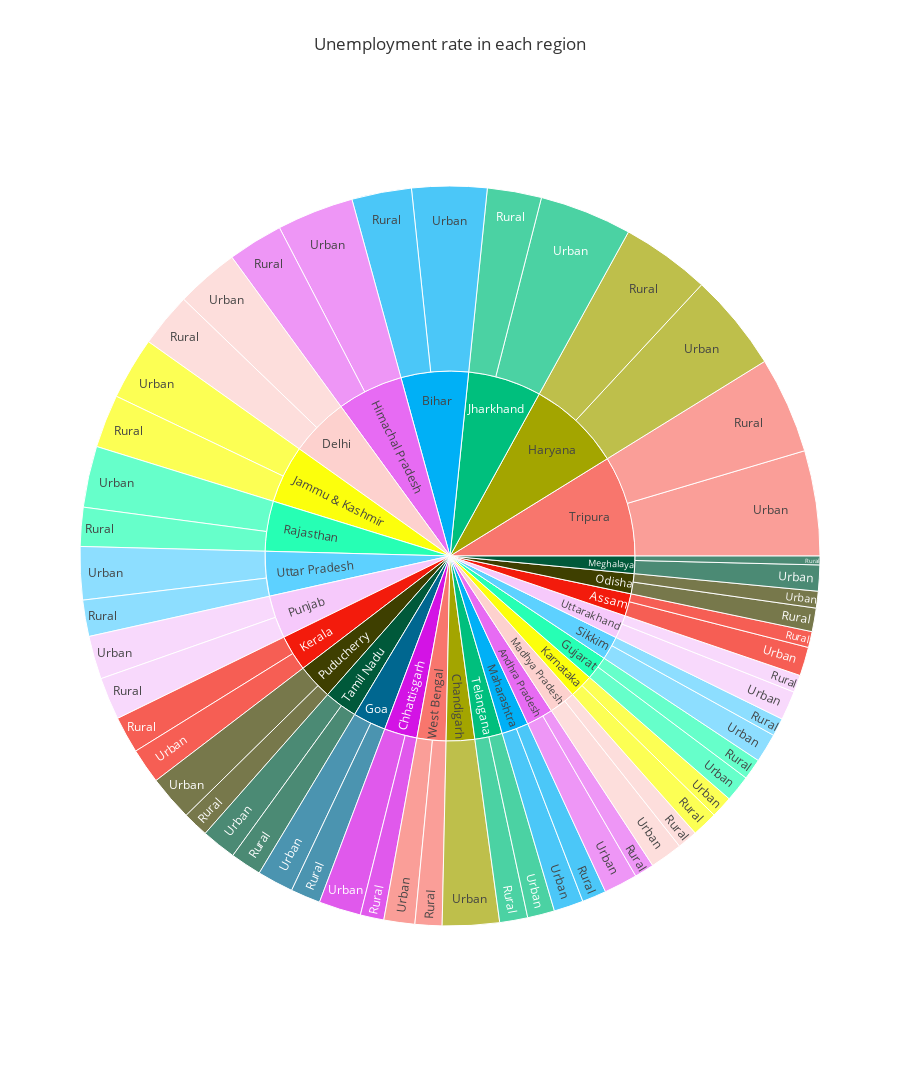

Source (notebook cell):
### Code cell
unemployData = data1[["Area","Region","Estimated Unemployment Rate (%)" , "Estimated Employed" , "Estimated Labour Participation Rate (%)"]]
unemploy = unemployData.groupby(["Region","Area"])["Estimated Unemployment Rate (%)"].mean().reset_index()
fig = px.sunburst(unemploy, path=["Region","Area"], values="Estimated Unemployment Rate (%)",
                  color_continuous_scale='Plasma', title='Unemployment rate in each region',
                  height=1150, template='ggplot2')
fig.show()

### Figure 1 — Plotly figure (JSON) as saved in the notebook; plotly's stock layout.template omitted (floating-point values rounded to 4 significant figures)
{"data": [{"branchvalues": "total", "domain": {"x": [0, 1], "y": [0, 1]}, "hovertemplate": "labels=%{label}<br>Estimated Unemployment Rate (%)=%{value}<br>parent=%{parent}<br>id=%{id}<extra></extra>", "ids": ["Andhra Pradesh/Rural", "Assam/Rural", "Bihar/Rural", "Chhattisgarh/Rural", "Delhi/Rural", "Goa/Rural", "Gujarat/Rural", "Haryana/Rural", "Himachal Pradesh/Rural", "Jammu & Kashmir/Rural", "Jharkhand/Rural", "Karnataka/Rural", "Kerala/Rural", "Madhya Pradesh/Rural", "Maharashtra/Rural", "Meghalaya/Rural", "Odisha/Rural", "Puducherry/Rural", "Punjab/Rural", "Rajasthan/Rural", "Sikkim/Rural", "Tamil Nadu/Rural", "Telangana/Rural", "Tripura/Rural", "Uttar Pradesh/Rural", "Uttarakhand/Rural", "West Bengal/Rural", "Andhra Pradesh/Urban", "Assam/Urban", "Bihar/Urban", "Chandigarh/Urban", "Chhattisgarh/Urban", "Delhi/Urban", "Goa/Urban", "Gujarat/Urban", "Haryana/Urban", "Himachal Pradesh/Urban", "Jammu & Kashmir/Urban", "Jharkhand/Urban", "Karnataka/Urban", "Kerala/Urban", "Madhya Pradesh/Urban", "Maharashtra/Urban", "Meghalaya/Urban", "Odisha/Urban", "Puducherry/Urban", "Punjab/Urban", "Rajasthan/Urban", "Sikkim/Urban", "Tamil Nadu/Urban", "Telangana/Urban", "Tripura/Urban", "Uttar Pradesh/Urban", "Uttarakhand/Urban", "West Bengal/Urban", "Andhra Pradesh", "Assam", "Bihar", "Chandigarh", "Chhattisgarh", "Delhi", "Goa", "Gujarat", "Haryana", "Himachal Pradesh", "Jammu & Kashmir", "Jharkhand", "Karnataka", "Kerala", "Madhya Pradesh", "Maharashtra", "Meghalaya", "Odisha", "Puducherry", "Punjab", "Rajasthan", "Sikkim", "Tamil Nadu", "Telangana", "Tripura", "Uttar Pradesh", "Uttarakhand", "West Bengal"], "labels": ["Rural", "Rural", "Rural", "Rural", "Rural", "Rural", "Rural", "Rural", "Rural", "Rural", "Rural", "Rural", "Rural", "Rural", "Rural", "Rural", "Rural", "Rural", "Rural", "Rural", "Rural", "Rural", "Rural", "Rural", "Rural", "Rural", "Rural", "Urban", "Urban", "Urban", "Urban", "Urban", "Urban", "Urban", "Urban", "Urban", "Urban", "Urban", "Urban", "Urban", "Urban", "Urban", "Urban", "Urban", "Urban", "Urban", "Urban", "Urban", "Urban", "Urban", "Urban", "Urban", "Urban", "Urban", "Urban", "Andhra Pradesh", "Assam", "Bihar", "Chandigarh", "Chhattisgarh", "Delhi", "Goa", "Gujarat", "Haryana", "Himachal Pradesh", "Jammu & Kashmir", "Jharkhand", "Karnataka", "Kerala", "Madhya Pradesh", "Maharashtra", "Meghalaya", "Odisha", "Puducherry", "Punjab", "Rajasthan", "Sikkim", "Tamil Nadu", "Telangana", "Tripura", "Uttar Pradesh", "Uttarakhand", "West Bengal"], "name": "", "parents": ["Andhra Pradesh", "Assam", "Bihar", "Chhattisgarh", "Delhi", "Goa", "Gujarat", "Haryana", "Himachal Pradesh", "Jammu & Kashmir", "Jharkhand", "Karnataka", "Kerala", "Madhya Pradesh", "Maharashtra", "Meghalaya", "Odisha", "Puducherry", "Punjab", "Rajasthan", "Sikkim", "Tamil Nadu", "Telangana", "Tripura", "Uttar Pradesh", "Uttarakhand", "West Bengal", "Andhra Pradesh", "Assam", "Bihar", "Chandigarh", "Chhattisgarh", "Delhi", "Goa", "Gujarat", "Haryana", "Himachal Pradesh", "Jammu & Kashmir", "Jharkhand", "Karnataka", "Kerala", "Madhya Pradesh", "Maharashtra", "Meghalaya", "Odisha", "Puducherry", "Punjab", "Rajasthan", "Sikkim", "Tamil Nadu", "Telangana", "Tripura", "Uttar Pradesh", "Uttarakhand", "West Bengal", "", "", "", "", "", "", "", "", "", "", "", "", "", "", "", "", "", "", "", "", "", "", "", "", "", "", "", ""], "type": "sunburst", "values": [5.526, 4.491, 16.77, 6.629, 15.26, 8.39, 5.917, 25.01, 15.5, 14.95, 15.22, 7.224, 10.34, 5.654, 6.81, 2.475, 6.613, 7.263, 11.92, 10.93, 5.08, 8.776, 7.864, 27.17, 10.21, 4.882, 7.572, 9.428, 8.089, 21.07, 15.99, 11.85, 17.73, 10.16, 7.411, 27.55, 21.58, 17.55, 25.95, 6.128, 9.906, 9.159, 8.305, 7.302, 4.703, 12.75, 12.14, 17.19, 8.153, 9.793, 7.612, 29.53, 14.89, 8.162, 8.677, 14.95, 12.58, 37.84, 15.99, 18.48, 32.99, 18.55, 13.33, 52.57, 37.08, 32.5, 41.17, 13.35, 20.25, 14.81, 15.12, 9.777, 11.32, 20.01, 24.06, 28.12, 13.23, 18.57, 15.48, 56.7, 25.1, 13.04, 16.25]}], "layout": {"height": 1150, "legend": {"tracegroupgap": 0}, "title": {"text": "Unemployment rate in each region"}}}
